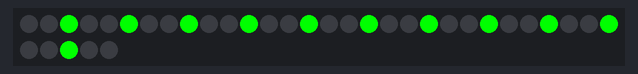
Recording of a sketch running on a simulated Arduino Uno, built with avr-gcc and run on an emulated ATmega328P. Parts: 35 RGB LEDs in strip order, left to right, continuing on the next row. Dim RGB values are drawn brighter than linear.

Above: at 7.4 s.
At 16.22 s:
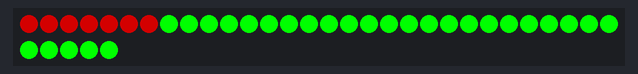
At 25.3 s:
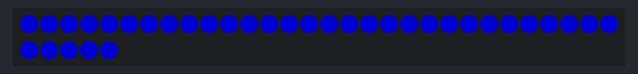
At 28.7 s:
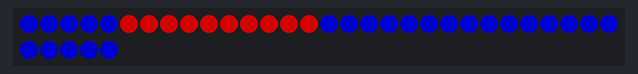
At 33.8 s:
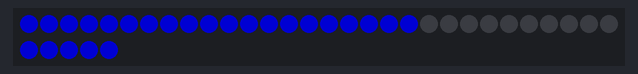
At 36.3 s:
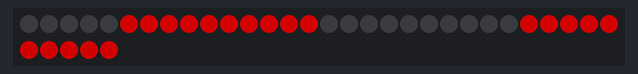

The sketch:

tira_Wsrgb.ino
```cpp
// Para el comando Adafruit_NeoPixel nos encontramos con las siguientes instrucciones, de la página de Adafruit:
// Parameter 1 = number of pixels in strip
// Parameter 2 = pin number (most are valid)
// Parameter 3 = pixel type flags, add together as needed:
//   NEO_RGB     Pixels are wired for RGB bitstream
//   NEO_GRB     Pixels are wired for GRB bitstream, correct for neopixel stick
//   NEO_KHZ400  400 KHz bitstream (e.g. FLORA pixels)
//   NEO_KHZ800  800 KHz bitstream (e.g. High Density LED strip), correct for neopixel stick
// Port tanto seleccionamos para el tercer parámetro las opciones NEO_GRB + NEOKHZ800 ya que son válidas para neopixel stick.
#include <Adafruit_NeoPixel.h>    // Incluimos la librería Adafruit NeoPixel. Esto se hace para poder ejecutar los comandos pertenecientes a esta librería necesarios para poder gobernar la tira led Neo Pixel.

#define PIXEL_PIN    6    // Pin 6 conectado a la tira led. Digital IO pin connected to the NeoPixels.

#define PIXEL_COUNT_DG 5    // Número de leds (pixels) de la tira led por segmento.

#define Dig7Seg 1         //numero de digitos conetados

int PIXEL_COUNT = PIXEL_COUNT_DG * 7;  //numero de leds=  nsegmentos * lancatidad de digitos

Adafruit_NeoPixel strip = Adafruit_NeoPixel(PIXEL_COUNT, PIXEL_PIN, NEO_GRB + NEO_KHZ800);

#define Rojo strip.Color(127,   0,   0)
#define Blanco strip.Color(127, 127, 127)
#define Azul strip.Color(0,0,127)
#define Verde strip.Color(0, 255, 0)
#define Off strip.Color(0, 0, 0)


void setup() {

  strip.begin();    // con begin inicializamos la tira led.
  strip.show(); // con show actualizamos toda la tira de una sola vez.
}

void loop() {
  Barrido1A1(Rojo, 300);
  delay(100);
  Barrido1A1(Verde, 200);
  delay(1100);
  Barrido1A1(Azul, 100);
  delay(150);
  BarridoCompleto(Verde, 330);
  delay(100);
  BarridoCompleto(Rojo, 250);
  delay(100);
  BarridoCompleto(Azul, 50);
  delay(100);
  OffSeg();
  BarridoSegmento(Azul,1000);
  delay(100);
  ValorAscii("0000110", Rojo); //1
  delay(1000);
  OffSeg();
  ValorAscii("1011011", Verde); //2
  delay(1000);
  OffSeg();
  ValorAscii("1001111", Azul); //3
  delay(1000);
  OffSeg();
  ValorAscii("1100110", Rojo); //4
  delay(1000);
  ValorAscii("1100110", Rojo); //4
  OffSeg();
  ValorAscii("1101101", Rojo); //5
  delay(1000);
  OffSeg();
  ValorAscii("1111101", Verde); //6
  delay(1000);
  OffSeg();
  ValorAscii("0000111", Azul); //7
  delay(1000);
  OffSeg();
  ValorAscii("1111111", Rojo); //8
  delay(1000);
  OffSeg();
  ValorAscii("1101111", Verde); //9
  delay(1000);
  OffSeg();
}


// Enciende los pixels uno tras otro con el color recibido.
// c de color indica el color que irá rellenando la tira y wait son los milisegundos de un encendido a otro.
// uint32_t o uint8_t significa que c o wait son variables del tipo números enteros sin signo u (unsigned) de 32 u 8 bits. Se hace para indicar unívocamente el número de bits empleados para almacenar la variable.
void BarridoCompleto(uint32_t c, uint8_t wait) {
  for (uint16_t i = 0; i < strip.numPixels(); i++) { // Bucle for recorre todos los pixels de la tira con la variable i.
    strip.setPixelColor(i, c);    // i es el pixel actual para cada iteración y c el color.
    strip.show();    // Actualizamos la tira.
    delay(wait);    // Esperamos un tiempo wait de una iteración a otra.
  }
}
//barrido Segmento a segmento.. sensiende cada senmeto del color y la pausa entre segmentos, queda encendido
void BarridoSegmento(uint32_t c,uint8_t wait) {
  int seg = 7;
  int LedSeg = 35 / 7;
  int DigOn = 0;
  for (int SegCtn = 0; SegCtn < seg; SegCtn++) {
    for (int LedSegCtn = 0; LedSegCtn < LedSeg; LedSegCtn++) { // Bucle for recorre todos los pixels de la tira con la variable i.
      strip.setPixelColor(LedSegCtn + DigOn, c);
    }  // i es el pixel actual para cada iteración y c el color.
    strip.show();
    DigOn = DigOn + 5;
    delay(wait);
  }

}
//apaga toda la tira
void OffSeg() {
  int seg = 7;
  int LedSeg = 35 / 7;
  int DigOn = 0;
  delay(1500);
  for (int SegCtn = 0; SegCtn < seg; SegCtn++) {
    for (int LedSegCtn = 0; LedSegCtn < LedSeg; LedSegCtn++) { // Bucle for recorre todos los pixels de la tira con la variable i.
      strip.setPixelColor(LedSegCtn + DigOn, Off);
    }  // i es el pixel actual para cada iteración y c el color.
    strip.show();
    DigOn = DigOn + 5;
    delay(1);
  }
}
void ValorAscii(String CadenaBinaria, uint32_t c)
{
  int seg = 7;
  int LedSeg = 35 / 7;
  int DigOn = 0;
  char Res = 0;
  char Bit;
  for (int Cont = CadenaBinaria.length() - 1; Cont >= 0; Cont--)
  {
    Bit = CadenaBinaria.charAt(Cont);              //Obtengo el bit que estoy manipulando
    if (Bit == '1')  {
      for (int LedSegCtn = 0; LedSegCtn < LedSeg; LedSegCtn++)
      {
        strip.setPixelColor(LedSegCtn + DigOn, c);
      }
      strip.show();
    }
    DigOn = DigOn + 5;
  }
}
// Reproduce unas luces tipo teatro que van moviéndose en persecución hasta quedar fijas.
// c de color indica el color que irá rellenando la tira y wait son los milisegundos de un encendido a otro.
void Barrido1A1(uint32_t c, uint8_t wait) {
  for (int j = 0; j < 10; j++) { // Realiza 10 ciclos de persecución.
    for (int q = 0; q < 3; q++) {
      for (int i = 0; i < strip.numPixels(); i = i + 3) {
        strip.setPixelColor(i + q, c);  // Enciende cada tercer pixel.
      }
      strip.show();

      delay(wait);

      for (int i = 0; i < strip.numPixels(); i = i + 3) {
        strip.setPixelColor(i + q, 0);      // Apaga cada tercer pixel.
      }
    }
  }
}
```

Measured:
- what the display in image 0 shows lasts 1.3 s, from 7.3 s to 8.6 s
